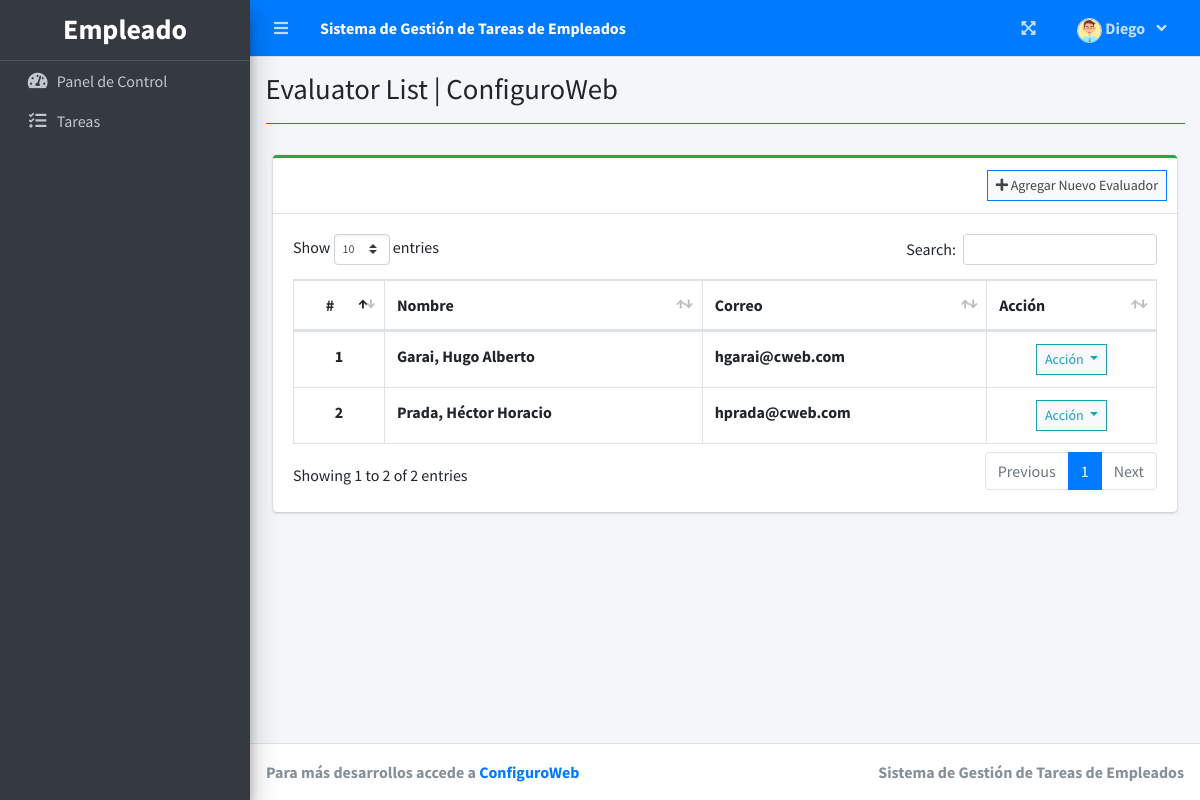
/index.php?page=evaluator_list (signed in), run on the app's committed database.
### tables this page shows
CREATE TABLE `evaluator_list` (
  `id` int(30) NOT NULL,
  `employee_id` varchar(50) NOT NULL,
  `firstname` varchar(200) NOT NULL,
  `middlename` varchar(200) NOT NULL,
  `lastname` varchar(200) NOT NULL,
  `email` varchar(200) NOT NULL,
  `password` text NOT NULL,
  `avatar` text DEFAULT NULL,
  `date_created` datetime NOT NULL DEFAULT current_timestamp()
);

### evaluator_list.php (the view, shortened to what this page needs)
<?php include'db_connect.php' ?>
<div class="col-lg-12">
	<div class="card card-outline card-success">
		<div class="card-header">
			<div class="card-tools">
				<a class="btn btn-block btn-sm btn-default btn-flat border-primary" href="./index.php?page=new_evaluator"><i class="fa fa-plus"></i> Agregar Nuevo Evaluador</a>
			</div>
		</div>
		<div class="card-body">
			<table class="table tabe-hover table-bordered" id="list">
				<thead>
					<tr>
						<th class="text-center">#</th>
						<th>Nombre</th>
						<th>Correo</th>
						<th>Acción</th>
					</tr>
				</thead>
				<tbody>
					<?php
					$i = 1;
					$qry = $conn->query("SELECT *,concat(lastname,', ',firstname,' ',middlename) as name FROM evaluator_list order by concat(lastname,', ',firstname,' ',middlename) asc");
					while($row= $qry->fetch_assoc()):
					?>
					<tr>
						<th class="text-center"><?php echo $i++ ?></th>
						<td><b><?php echo ucwords($row['name']) ?></b></td>
						<td><b><?php echo $row['email'] ?></b></td>
						<td class="text-center">
							<button type="button" class="btn btn-default btn-sm btn-flat border-info wave-effect text-info dropdown-toggle" data-toggle="dropdown" aria-expanded="true">
		                      Acción
		                    </button>
						</td>
					</tr>
				<?php endwhile; ?>
				</tbody>
			</table>
		</div>
	</div>
</div>

### data on the page
evaluator_list: name "Garai, Hugo Alberto", email "hgarai@cweb.com"
evaluator_list: name "Prada, Héctor Horacio", email "hprada@cweb.com"

### other printed values
$_SESSION['system']['name'] "Sistema de Gestión de Tareas de Empleados"
$_SESSION['login_firstname'] "Diego"
$title "Evaluator List"
